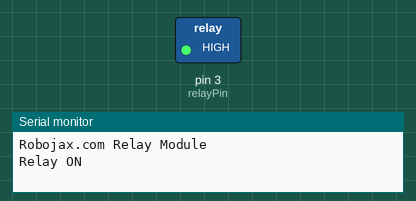
This sketch was run on a simulated Arduino Uno, built with avr-gcc and run on an emulated ATmega328P. On the bench: switched loads named in the sketch (green lamp = pin HIGH), the last lines printed to the serial monitor.

Above: at 4.5 s.
At 8.5 s:
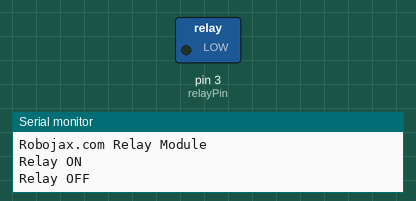
Timing chart, 0 to 12.4 s (numbered marks = the images above):
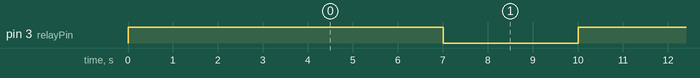

Measured:
- by itself, pin 3 (relayPin): alternates HIGH for 5.0 s and LOW for 3.0 s

The sketch:

relayTest.ino
```cpp
 // This sketch is part of Video Tutorial showing how to control a 5V relay
 // please watch the video at this URL: https://youtu.be/N-fFk51Eb8s
 // Written by Ahmad Shamshiri for Robojax.com video on October 12, 2018 at 21:19 in Ajax, Ontario
 // Introduction to 5V relay.
int relayPin = 3;// define pin for relay

void setup() {
  // Robojax.com relay tutorial 20181012
  pinMode(relayPin, OUTPUT);
  Serial.begin(9600);// initialize serial monitor
  Serial.println("Robojax.com Relay Module");
  digitalWrite(relayPin, HIGH);// turn relay ON
  delay(2000);// wait for boot
}

void loop() {
  // Robojax.com relay tutorial 20181012
  digitalWrite(relayPin, HIGH);// turn relay ON
    Serial.println("Relay ON");
  delay(5000);// wait for 5 seconds


  digitalWrite(relayPin, LOW);// turn relay OFF
       Serial.println("Relay OFF");
  delay(3000);// wait for 3 secons
}
```
